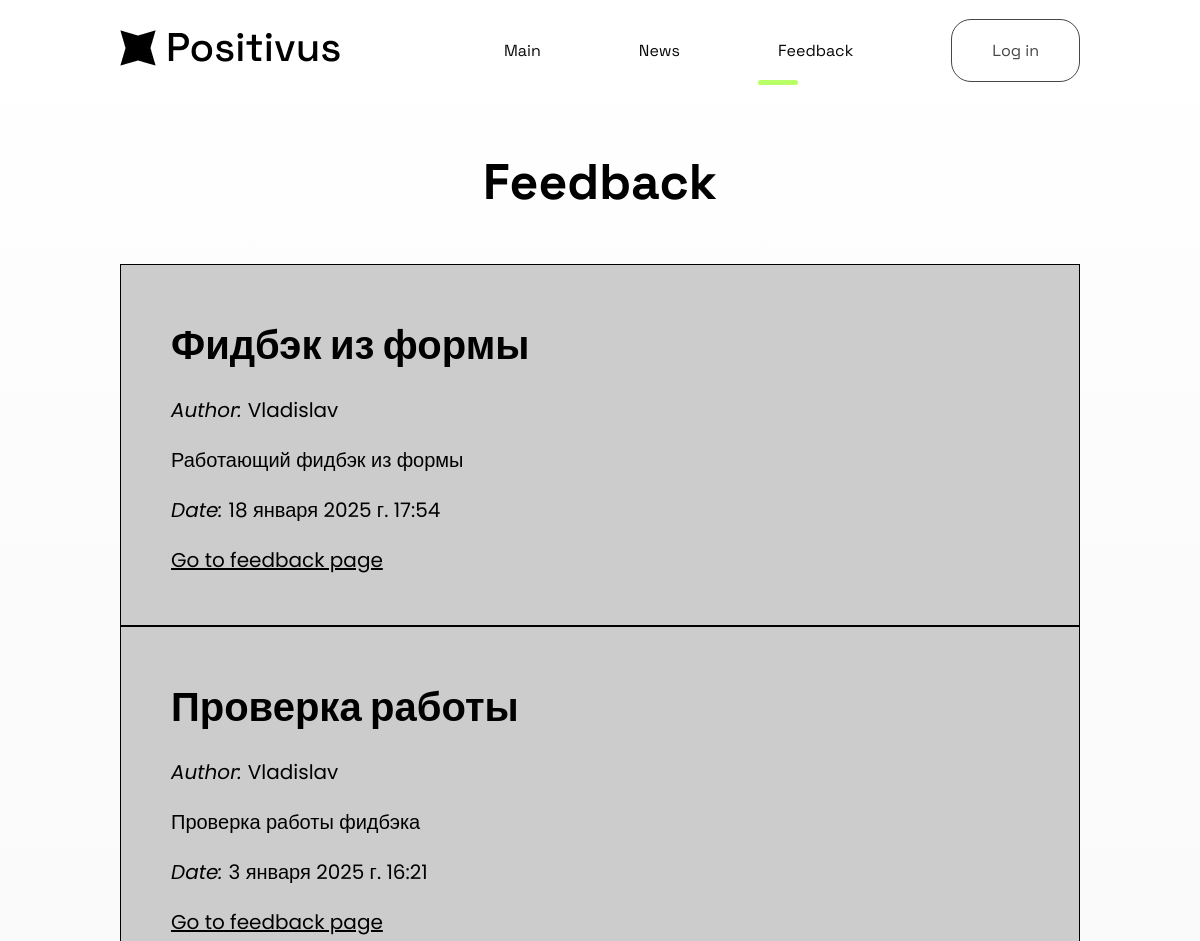
The app's page /feedback/ (upper part), older data.
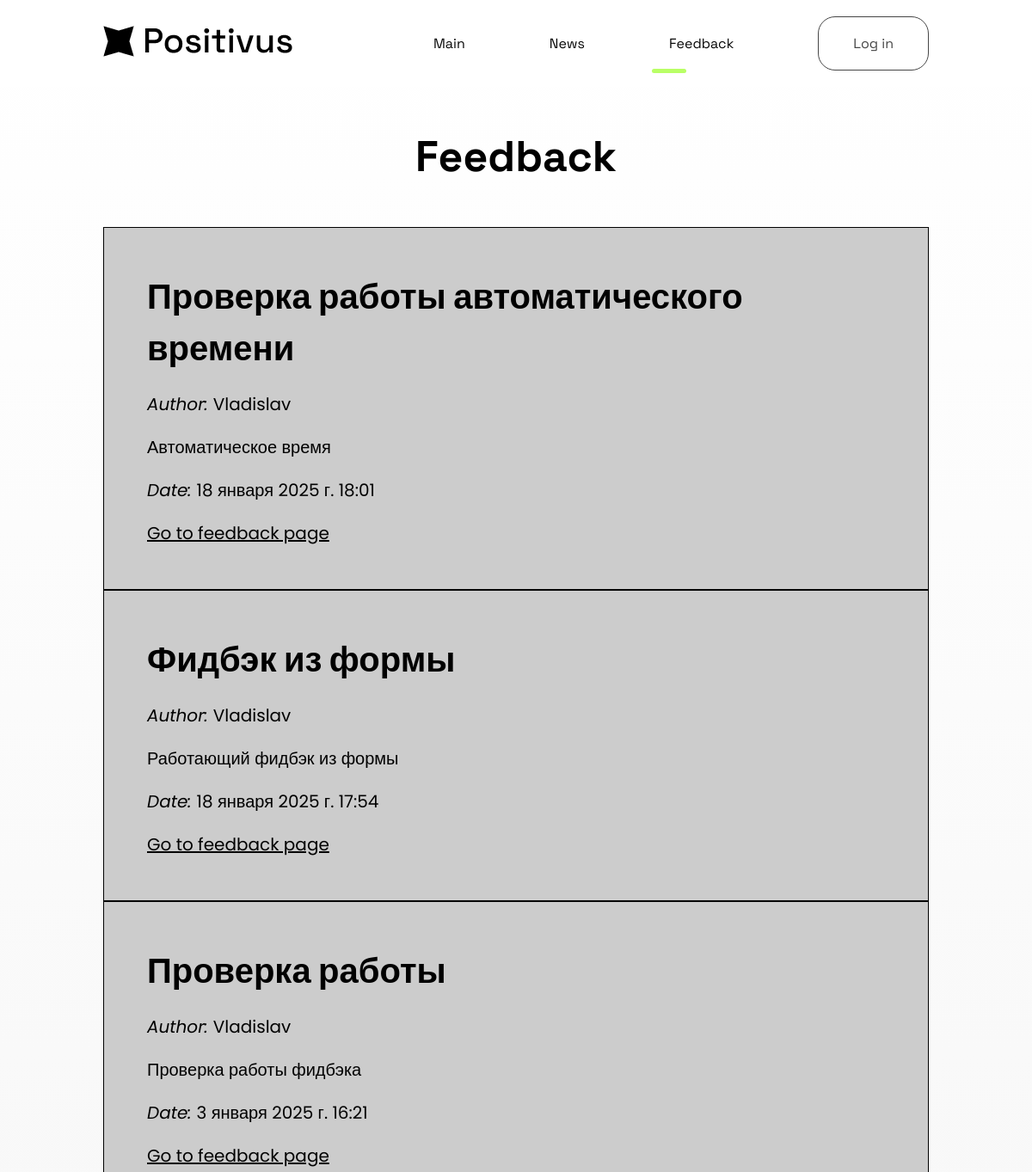
The same page, newer data.
### feedback/models.py (models this page shows, shortened)
class Feedback(models.Model):
    title = models.CharField('Title', max_length=100)
    user_name = models.CharField('User Name', max_length=30)
    full_text = models.TextField('Text')
    date = models.DateTimeField('Publication Date', auto_now_add=True)
    class Meta:
        verbose_name = 'Фидбэк'
        verbose_name_plural = 'Фидбэки'

### feedback/views.py (the view, shortened to what this page needs)
# urls.py: path('', views.feedback_index, name='feedback_index'),
def feedback_index(request):
    error = ''
    feedback = Feedback.objects.order_by('-date')
    form = FeedbackForm()
    data = {
        'title': 'Feedback Page',
        'feedback': feedback,
        'form': form,
        'error': error
    }
    return render(request, 'feedback/feedback_index.html', data)

### feedback/templates/feedback/feedback_index.html (shortened to what this page needs)
{% extends 'main/layout.html' %}
{% load static %}
{% block content %}
    <div class="wrapper">
        <h1 class="h1">Feedback</h1>
        {% if feedback %}
            <div class="feedback container">
                {% for el in feedback %}
                <div class="elem">
                    <h3>{{ el.title }}</h3>
                    <p><i>Author: </i>{{ el.user_name }}</p>
                    <p>{{ el.full_text }}</p>
                    <p><i>Date: </i>{{ el.date }}</p>
                    <p><a href='{% url "feedback_details" el.id %}' class="a">Go to feedback page</a></p>
                </div>
                {% endfor %}
        {% else %}
            <p>You have no notes</p>
            </div>
        {% endif %}
    </div>
</div>
{% endblock %}

Row changes from the older to the newer data that the page shows:
added Feedback: title "Проверка работы автоматического времени", user_name "Vladislav", full_text "Автоматическое время", date "18 января 2025 г. 18:01"
